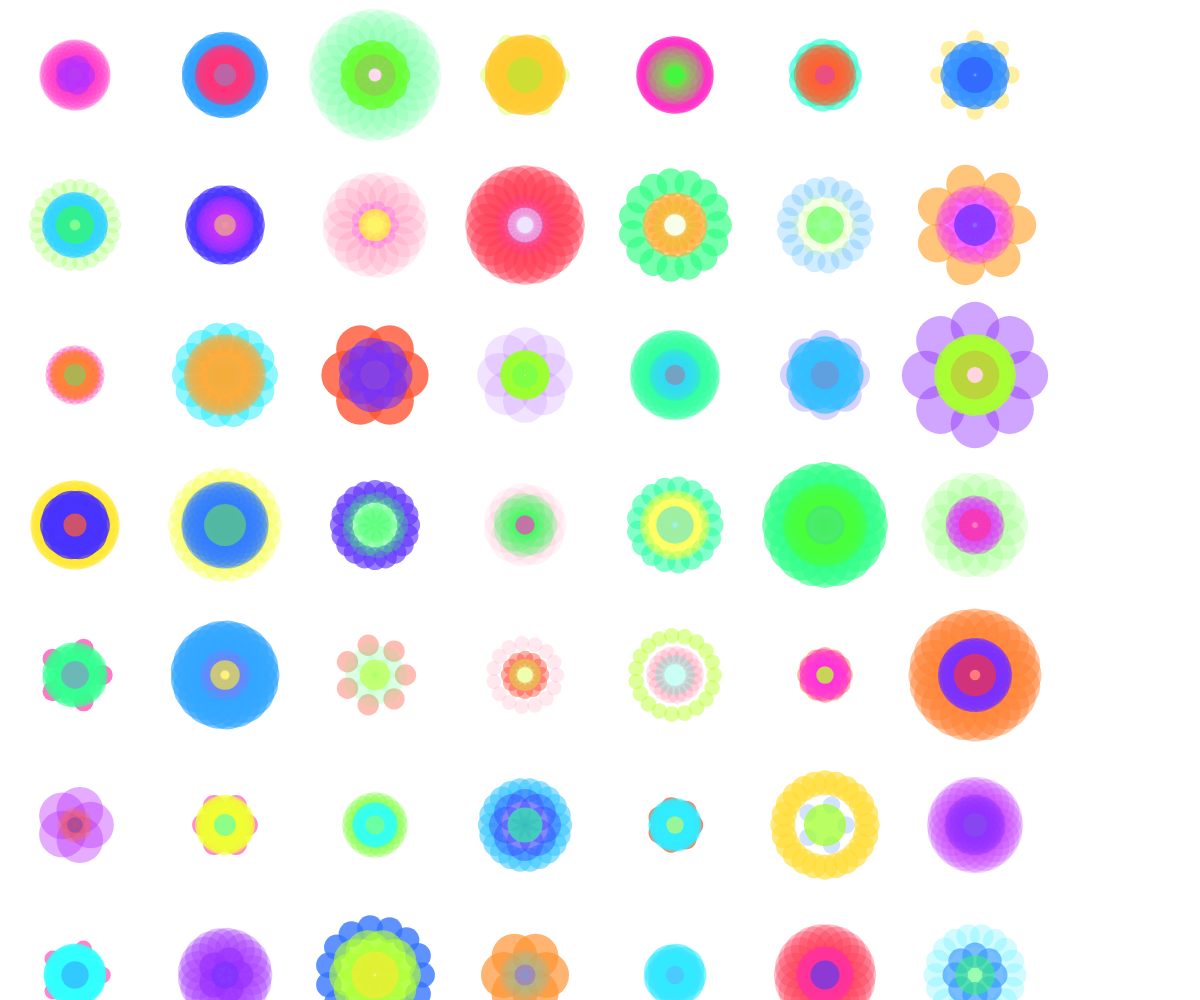
Frame 1 (no input)
Frame 60 (no input): identical to frame 1, image omitted
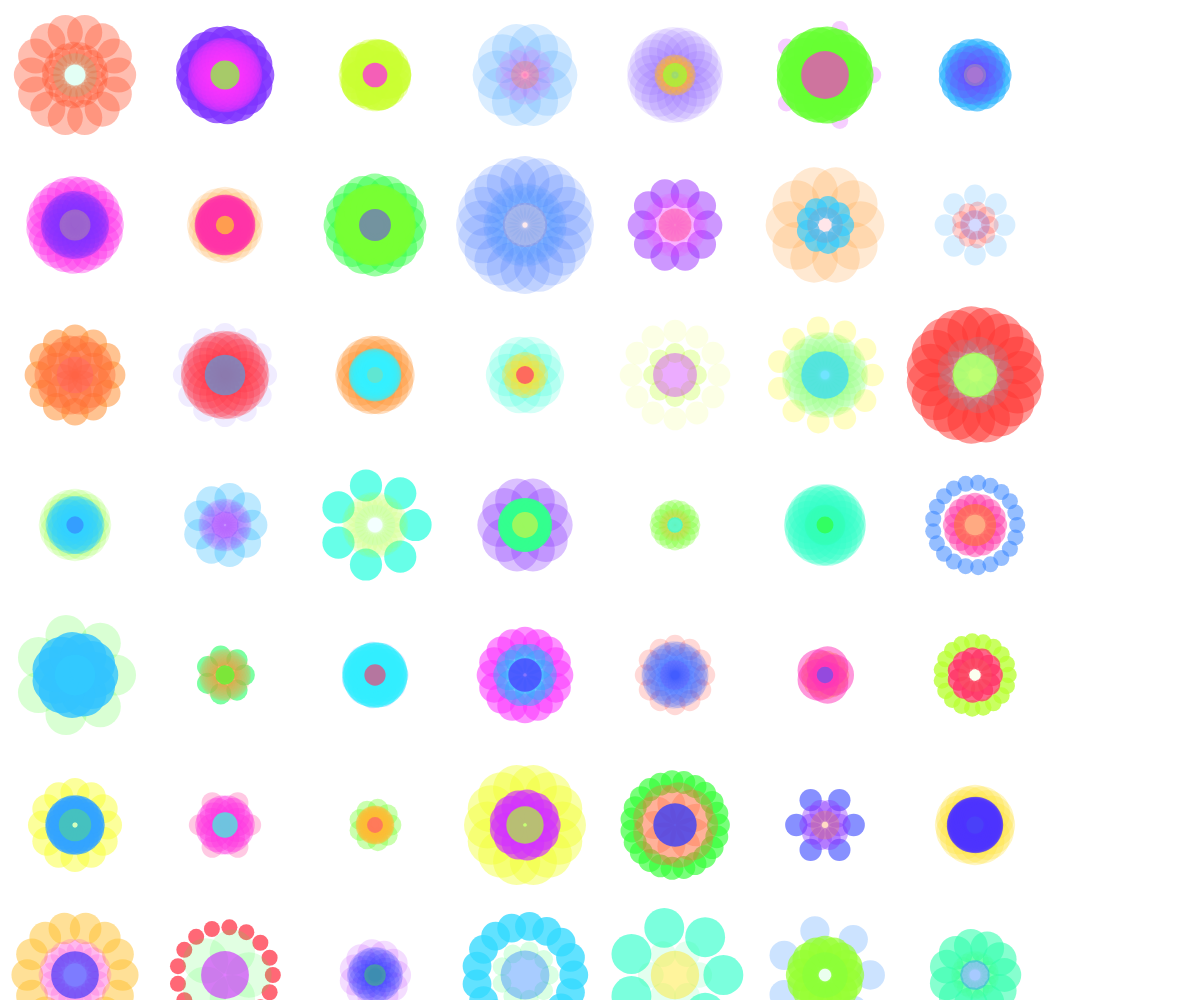
Frame 120 (the mouse pressed at the canvas centre since frame 60)

The p5.js sketch that drew these frames (run headless with seeded random() and noise() and a simulated clock; from frame 60 on, the mouse is pressed at the canvas centre):

// p5.js sketch
// ── sketch.js
var genome1 = [
  50, 88, 50, // center
  17, 50, 152, 10, //1st row
  11, 50, 300, 20 //2nd row
]
var siz = 150
var seed

function setup() {
    createCanvas(windowWidth, windowHeight);
    background(100);
    colorMode(HSB, 360, 100, 100,100)
    seed = random(9999)
}

function draw() {

    randomSeed(seed)
    background(0, 0, 100);
    for (var i =0; i < (width-siz) / siz; i++) {
        for (var j =0; j < (height -siz/2) / siz; j++) {
            drawFlower(i * siz + siz/2, j * siz + siz/2, randomFlower());

        }
    }


}
function mousePressed(){
    seed = random(9999)
}
// enum type like way to adress arrays indexes
// this is usefull to deal with names instead of numbers and make the code below more readable
var centerSize = 0;
var centerFillHue = 1;
var centerOpacity = 2;

var firstNumber = 3;
var firstSize = 4;
var firstFillHue = 5;
var firstOpacity = 6;

var secondNumber = 7;
var secondSize = 8;
var secondFillHue = 9;
var secondOpacity = 10;

// a function to return a scaled value for each type of gene
function randomGene( index) {
  var result =0;
  if (index == centerSize || index == firstSize || index == secondSize) {
    result = random(15, 50); // it's a size param
  } else if (index == centerFillHue || index == firstFillHue || index ==secondFillHue) {
    result = random(0, 360); // it's a hue param
  } else if (index == centerOpacity || index == firstOpacity || index == secondOpacity) {
    result = random(5, 80); // it's an opacity param
  } else if (index == firstNumber || index == secondNumber ) {
    result = int(random(5, 25)); // it's a quantity param
  }
  return result;
}


// a function to return a new random genome
function randomFlower() {
    var result = [11];
    for (var i = 0; i < 11; i++) {
        result[i] = randomGene(i);
    }
    return result;
}

// draw a flower with a given genome
function drawFlower(xpos, ypos, genome) {

    push()
    translate(xpos, ypos);

    // first draw the second row (in the back)
    for (var i = 0; i < int(genome[secondNumber]); i++) {
        fill(genome[secondFillHue], 80, 100, genome[secondOpacity]);
        noStroke();

        var x = cos(i * (TWO_PI) / genome[secondNumber]) * genome[centerSize];
        var y = sin(i * (TWO_PI) / genome[secondNumber]) * genome[centerSize];
        var rad = genome[secondSize];
        ellipse(x, y, rad, rad);
    }
    // then the second one
    for (var i = 0; i < int(genome[firstNumber]); i++) {
        fill(genome[firstFillHue], 80, 100, genome[firstOpacity]);

        var x = cos(i * (TWO_PI) / genome[firstNumber]) * genome[centerSize] / 2;
        var y = sin(i * (TWO_PI) / genome[firstNumber]) * genome[centerSize] / 2;
        var rad = genome[firstSize];
        ellipse(x, y, rad, rad);
    }
    // finally the center
    fill(genome[centerFillHue], 80, 100, genome[centerOpacity]);
    ellipse(0, 0, genome[centerSize], genome[centerSize]);

    pop()
}


function windowResized() {
    resizeCanvas(windowWidth, windowHeight);
}
